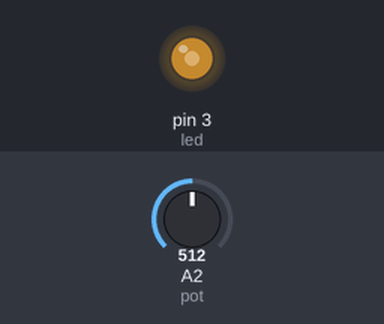
Recording of a sketch running on a simulated Arduino Uno, built with avr-gcc and run on an emulated ATmega328P. Parts: output pins drawn as LEDs (lit = HIGH). Inputs (shaded band) come from the test bench; at power-on: A2 (pot) = 512.

Above: at 1.2 s.
1.3 s: A2 (pot) set to 716
At 2.2 s:
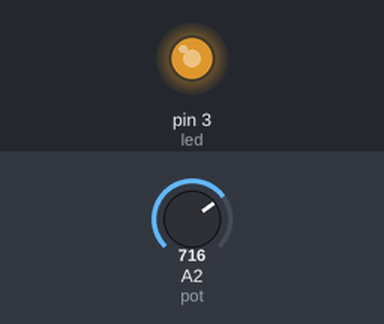
2.8 s: A2 (pot) set to 900
At 3.3 s:
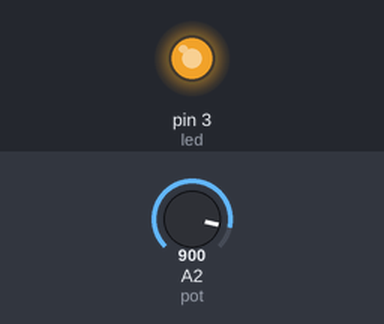
4.3 s: A2 (pot) set to 122
At 5.5 s:
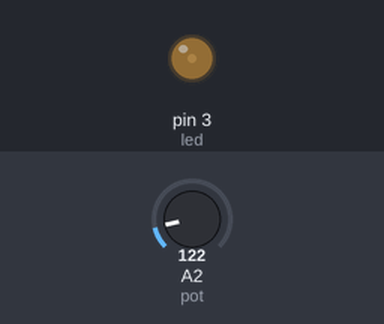
5.8 s: A2 (pot) set to 0
At 6.8 s:
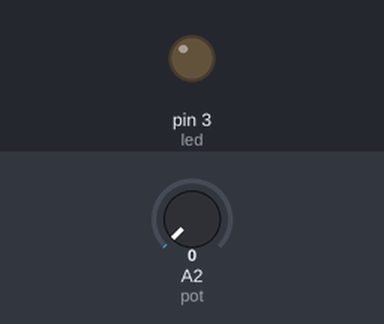
7.3 s: A2 (pot) set to 511
At 7.9 s:
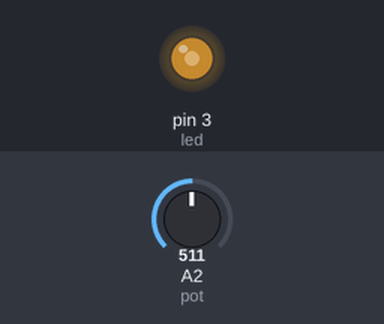
Timing chart, 0 to 9.8 s (numbered marks = the images above; inputs shaded):
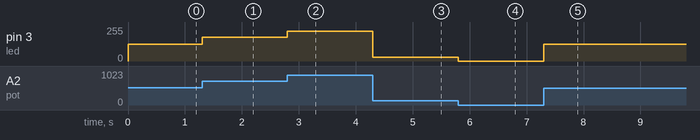

The sketch:

PRACTICA_2_INCISO_1.ino
```cpp
/*
*Fundacion Kinal
*Centro Educativo Tecnico Laboral Kinal
*Electronica
*Grado: Quinto
*Seccion: A
*Cuerso: Taller de Electronica Digital y Reparacion de Computadoras I
*Nombre: Ricardo Estrada
*Carnet: 2019553
*Proyecto: Regular brillo de un led con potenciometro
*/

//Directivas de preprocesador
#define pot A2
#define led 3

//Variables
int intensidad;
int posicion;


void setup() {
 pinMode(led, OUTPUT);
 pinMode(pot, INPUT);
}

void loop() {
  intensidad = analogRead(pot);
  posicion = map(intensidad, 0, 1023, 0, 255);
  analogWrite(led, posicion);
}
```

Measured:
- after the input at 1.3 s, pin 3 (led): 127/255 → 178/255 at once
- after the input at 2.8 s, pin 3 (led): 178/255 → 224/255 at once
- after the input at 4.3 s, pin 3 (led): 224/255 → 30/255 at once
- after the input at 5.8 s, pin 3 (led): 30/255 → 0/255 at once
- after the input at 7.3 s, pin 3 (led): 0/255 → 127/255 at once
